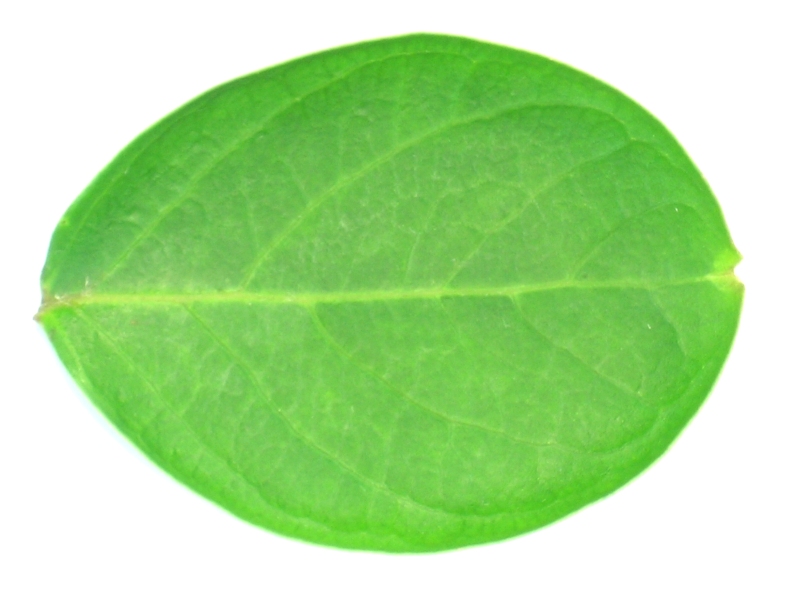
#> input picture mywebapp_leaf/img.jpg, 1600 x 1200 px, found by its file name (shown at 1/2 size)
$ python -i leafclassifier.py   (imports and definitions only)   (older library calls are emulated)
#> lines starting #> are read from the running program, lines starting #| are printed output that depends on the picture; after the words box and inside, x2 and y2 are one past the last pixel; in counts of white or black regions, pixels touching at a corner belong together
import numpy as np
import pandas as pd
import os
import string
from sklearn.model_selection import train_test_split
from sklearn.preprocessing import StandardScaler
from sklearn import svm
from sklearn import metrics
from sklearn.model_selection import GridSearchCV
from sklearn.decomposition import PCA
import matplotlib.pyplot as plt
import cv2
import mahotas as mt


dataset = pd.read_csv("/content/leaf-project/mywebapp_leaf/Flavia_features.csv")
#> (reads mywebapp_leaf/Flavia_features.csv from the repository)
# [1 line not run here, left out]

maindir = '/content/Leaves/'
ds_path = maindir
# [1 line that did not run here, left out]
# [1 line that did not run here, left out]
# [1 line not run here, left out]

breakpoints = [1001,1059,1060,1122,1552,1616,1123,1194,1195,1267,1268,1323,1324,1385,1386,1437,1497,1551,1438,1496,2001,2050,2051,2113,2114,2165,2166,2230,2231,2290,2291,2346,2347,2423,2424,2485,2486,2546,2547,2612,2616,2675,3001,3055,3056,3110,3111,3175,3176,3229,3230,3281,3282,3334,3335,3389,3390,3446,3447,3510,3511,3563,3566,3621]

target_list = []
# [11 lines not run here, left out]

y = np.array(target_list)

X = dataset.iloc[:,1:]

# [1 line that did not run here, left out]

sc_X = StandardScaler()
# [1 line that did not run here, left out]
# [1 line that did not run here, left out]

clf = svm.SVC()
# [1 line not run here, left out]

# [1 line that did not run here, left out]

# [3 lines not run here, left out]

parameters = [{'kernel': ['rbf'],
               'gamma': [1e-4, 1e-3, 0.01, 0.1, 0.2, 0.5],
               'C': [1, 10, 100, 1000]},
              {'kernel': ['linear'], 'C': [1, 10, 100, 1000]}
             ]

svm_clf = GridSearchCV(svm.SVC(decision_function_shape='ovr'), parameters, cv=5)
# [3 lines not run here, left out]

# [1 line that did not run here, left out]
# [1 line that did not run here, left out]
# [2 lines not run here, left out]

# [1 line that did not run here, left out]

# [3 lines not run here, left out]

pca = PCA()

# [1 line not run here, left out]

# [1 line that did not run here, left out]

# [1 line that did not run here, left out]
# [1 line not run here, left out]

def bg_sub(filename):
#> called with filename = 'img.jpg'
    test_img_path = '/content/leaf-project/mywebapp_leaf/' + filename
    main_img = cv2.imread(test_img_path)
#> main_img is the input picture: shape (1200, 1600, 3); mean B, G, R 150.9, 222.4, 172
    img = cv2.cvtColor(main_img, cv2.COLOR_BGR2RGB)
    resized_image = cv2.resize(img, (1600, 1200))
    size_y,size_x,_ = img.shape
#> size_y = 1200; size_x = 1600
    gs = cv2.cvtColor(resized_image,cv2.COLOR_RGB2GRAY)
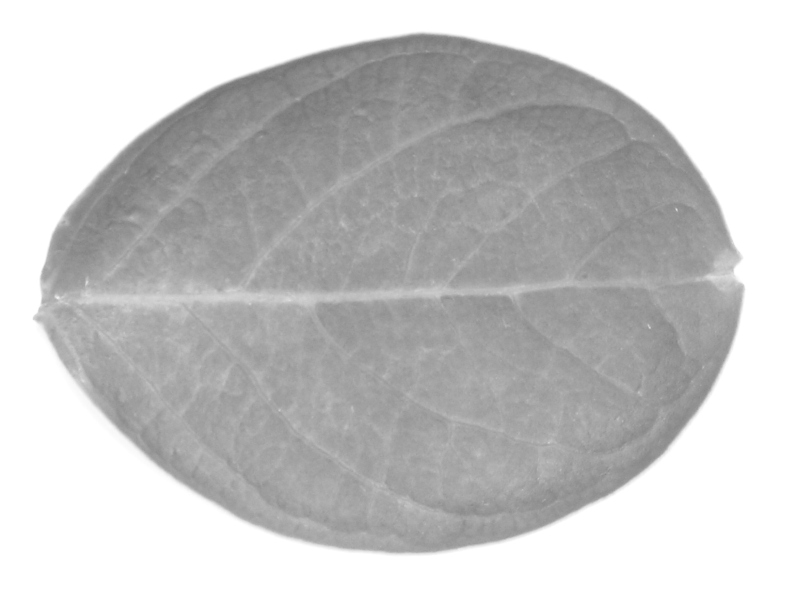
#> gs: shape (1200, 1600) (shown at 1/2 size); min 111, max 255, mean 199.2
    blur = cv2.GaussianBlur(gs, (55,55),0)
    ret_otsu,im_bw_otsu = cv2.threshold(blur,0,255,cv2.THRESH_BINARY_INV+cv2.THRESH_OTSU)
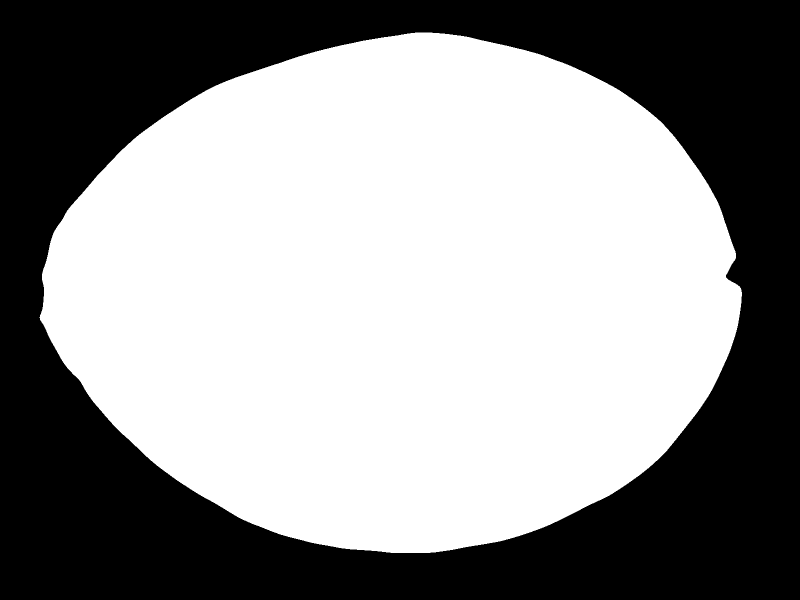
#> im_bw_otsu: shape (1200, 1600) (shown at 1/2 size); 57.4% white; 1 black region, box (x1, y1, x2, y2) and area: (0, 0, 1600, 1200) 817995
#> ret_otsu = 206
    kernel = np.ones((50,50),np.uint8)
    closing = cv2.morphologyEx(im_bw_otsu, cv2.MORPH_CLOSE, kernel)
#> closing: shape (1200, 1600); 57.4% white; 1 black region

    contours, hierarchy = cv2.findContours(closing,cv2.RETR_TREE,cv2.CHAIN_APPROX_SIMPLE)
#> contours = 1 contour; box (x1, y1, x2, y2) and area: (80, 66, 1485, 1107) 1100940

    contains = []
    y_ri,x_ri, _ = resized_image.shape
#> y_ri = 1200; x_ri = 1600
    for cc in contours:
        yn = cv2.pointPolygonTest(cc,(x_ri//2,y_ri//2),False)
        contains.append(yn)
#> this loop made 1 pass
#> yn on pass 1: 1
#> after the loop, contains = [1]

    val = [contains.index(temp) for temp in contains if temp>0]
#> val = [0]
    index = val[0]
#> index = 0

    black_img = np.empty([1200,1600,3],dtype=np.uint8)
    black_img.fill(0)

    cnt = contours[index]
#> cnt = contour of 1762 points, box (x1, y1, x2, y2) (80, 66, 1485, 1107), area 1100940
    mask = cv2.drawContours(black_img, [cnt] , 0, (255,255,255), -1)
#> mask: shape (1200, 1600, 3); 57.4% white; 1 black region, box (x1, y1, x2, y2) and area: (0, 0, 1600, 1200) 817361

    maskedImg = cv2.bitwise_and(resized_image, mask)
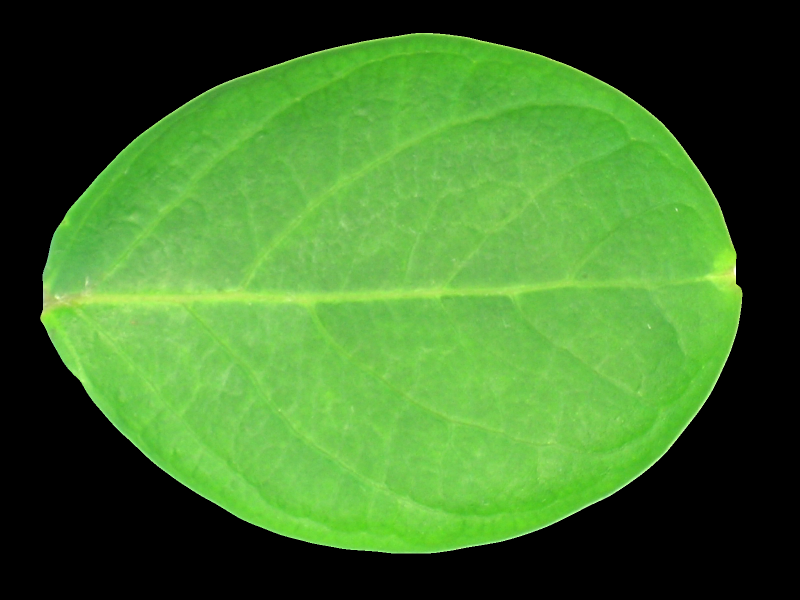
#> maskedImg: shape (1200, 1600, 3) (shown at 1/2 size); mean R, G, B 63.9, 113.9, 43
    white_pix = [255,255,255]
    black_pix = [0,0,0]

    final_img = maskedImg
    h,w,channels = final_img.shape
#> h = 1200; w = 1600; channels = 3
    for x in range(0,w):
        for y in range(0,h):
            channels_xy = final_img[y,x]
            if all(channels_xy == black_pix):
                final_img[y,x] = white_pix

    return final_img

filename = 'img.jpg'
bg_rem_img = bg_sub(filename)

# [1 line not run here, left out]

def feature_extract(img):
    names = ['area','perimeter','pysiological_length','pysiological_width','aspect_ratio','rectangularity','circularity', \
             'mean_r','mean_g','mean_b','stddev_r','stddev_g','stddev_b', \
             'contrast','correlation','inverse_difference_moments','entropy'
            ]
    df = pd.DataFrame([], columns=names)

    #Preprocessing
    gs = cv2.cvtColor(img,cv2.COLOR_RGB2GRAY)
    blur = cv2.GaussianBlur(gs, (25,25),0)
    ret_otsu,im_bw_otsu = cv2.threshold(blur,0,255,cv2.THRESH_BINARY_INV+cv2.THRESH_OTSU)
#> im_bw_otsu: shape (1200, 1600); 57.1% white; 7 black regions (1 under 20 px), largest, box (x1, y1, x2, y2) and area: (0, 0, 1600, 1200) 823409, (226, 596, 250, 603) 116, (265, 595, 279, 603) 91, (302, 595, 315, 602) 70, (176, 594, 186, 602) 51, (427, 593, 440, 598) 46
#> ret_otsu = 206
    kernel = np.ones((50,50),np.uint8)
    closing = cv2.morphologyEx(im_bw_otsu, cv2.MORPH_CLOSE, kernel)
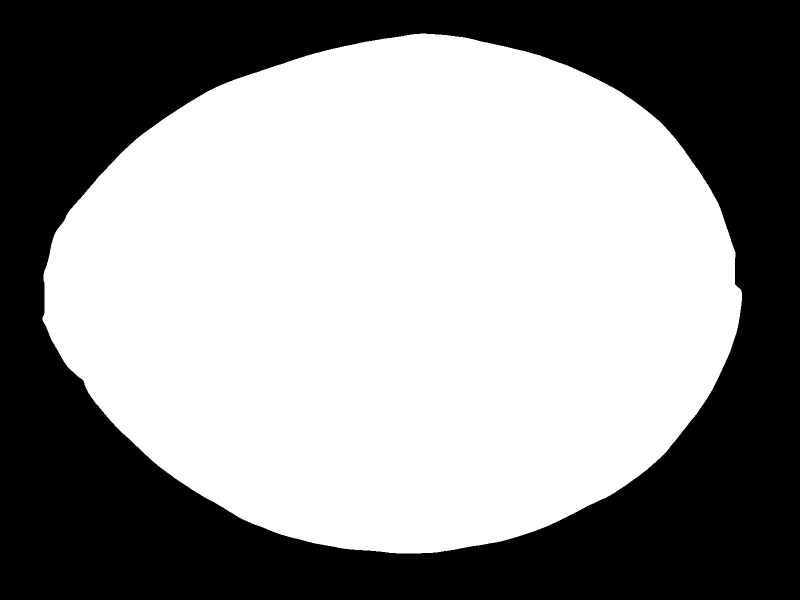
#> closing: shape (1200, 1600) (shown at 1/2 size); 57.1% white; 1 black region

    #Shape features
    contours, _ = cv2.findContours(closing,cv2.RETR_TREE,cv2.CHAIN_APPROX_SIMPLE)
#> contours = 1 contour; box (x1, y1, x2, y2) and area: (85, 67, 1484, 1107) 1095550
    cnt = contours[0]
#> cnt = contour of 1746 points, box (x1, y1, x2, y2) (85, 67, 1484, 1107), area 1095550
    M = cv2.moments(cnt)
#> M = moments, m00 1095549.5, centre m10/m00, m01/m00 = (799, 587.6)
    area = cv2.contourArea(cnt)
#> area = 1095549.5
    perimeter = cv2.arcLength(cnt,True)
#> perimeter = 4006.6
    x,y,w,h = cv2.boundingRect(cnt)
#> x = 85; y = 67; w = 1399; h = 1040
    aspect_ratio = float(w)/h
#> aspect_ratio = 1.35
    rectangularity = w*h/area
#> rectangularity = 1.33
    circularity = ((perimeter)**2)/area
#> circularity = 14.65

    #Color features
    red_channel = img[:,:,0]
    green_channel = img[:,:,1]
    blue_channel = img[:,:,2]
    blue_channel[blue_channel == 255] = 0
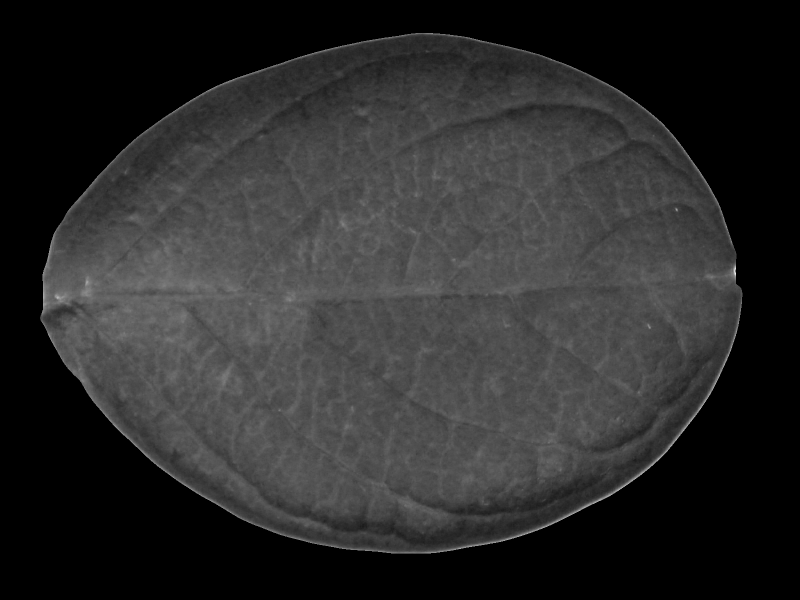
#> blue_channel: shape (1200, 1600) (shown at 1/2 size); min 0, max 253, mean 43
    green_channel[green_channel == 255] = 0
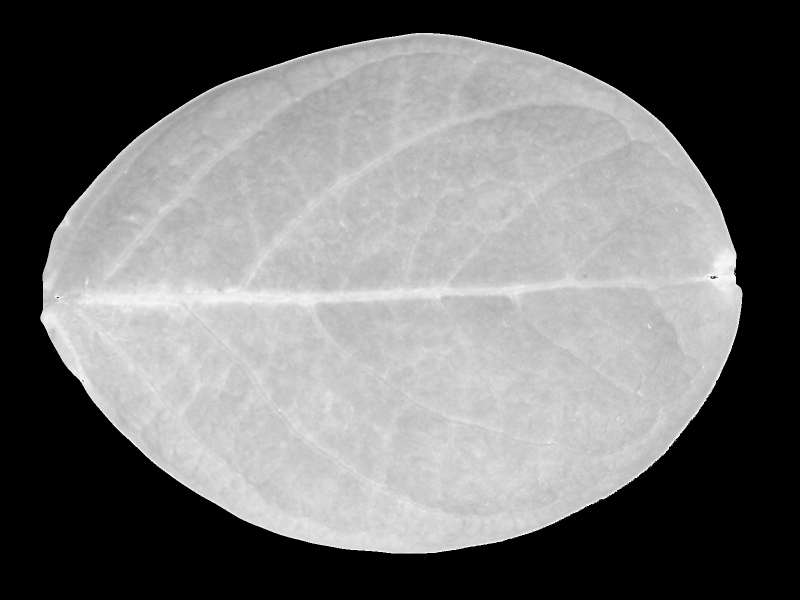
#> green_channel: shape (1200, 1600) (shown at 1/2 size); min 0, max 254, mean 113.8
    red_channel[red_channel == 255] = 0
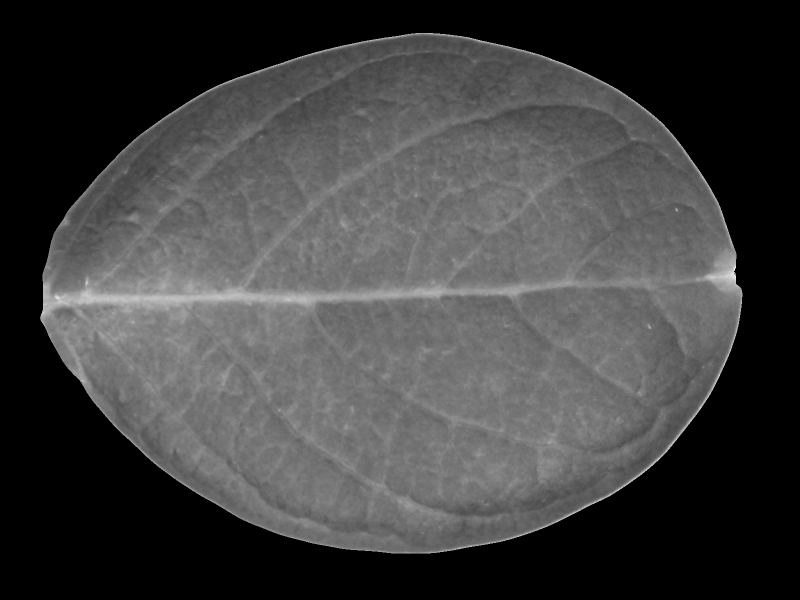
#> red_channel: shape (1200, 1600) (shown at 1/2 size); min 0, max 254, mean 63.9

    red_mean = np.mean(red_channel)
#> red_mean = 63.91
    green_mean = np.mean(green_channel)
#> green_mean = 113.8
    blue_mean = np.mean(blue_channel)
#> blue_mean = 42.99

    red_std = np.std(red_channel)
#> red_std = 56.83
    green_std = np.std(green_channel)
#> green_std = 98.54
    blue_std = np.std(blue_channel)
#> blue_std = 38.91

    #Texture features
    textures = mt.features.haralick(gs)
    ht_mean = textures.mean(axis=0)
    contrast = ht_mean[1]
    correlation = ht_mean[2]
    inverse_diff_moments = ht_mean[4]
    entropy = ht_mean[8]

    vector = [area,perimeter,w,h,aspect_ratio,rectangularity,circularity,\
              red_mean,green_mean,blue_mean,red_std,green_std,blue_std,\
              contrast,correlation,inverse_diff_moments,entropy
             ]

    df_temp = pd.DataFrame([vector],columns=names)
    df = df.append(df_temp)

    return df

# [1 line that did not run here, left out]

# [1 line that did not run here, left out]
# [1 line not run here, left out]
# y_pred_mobile = svm_clf.predict(features_of_img)
# [1 line that did not run here, left out]
# [1 line not run here, left out]

common_names = ['pubescent bamboo','Chinese horse chestnut','Anhui Barberry', \
                'Chinese redbud','true indigo','Japanese maple','Nanmu',' castor aralia', \
                'Chinese cinnamon','goldenrain tree','Big-fruited Holly','Japanese cheesewood', \
                'wintersweet','camphortree','Japan Arrowwood','sweet osmanthus','deodar','ginkgo, maidenhair tree', \
                'Crape myrtle, Crepe myrtle','oleander','yew plum pine','Japanese Flowering Cherry','Glossy Privet',\
                'Chinese Toon','peach','Ford Woodlotus','trident maple','Beales barberry','southern magnolia',\
                'Canadian poplar','Chinese tulip tree','tangerine'
               ]
# [2 lines not run here, left out]
# [1 line that did not run here, left out]

>>> result = bg_sub('img.jpg')
#> the loop in bg_sub (call 2), `for cc in contours:` made 1 pass
